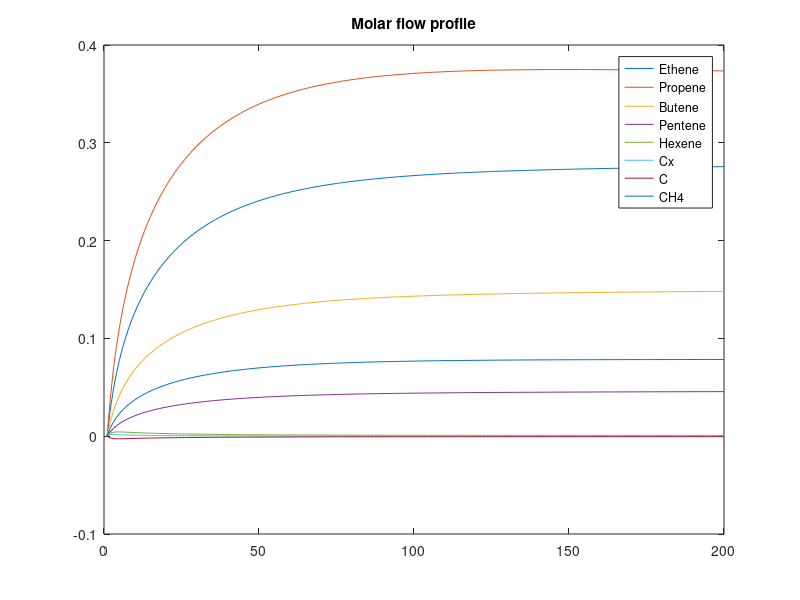

The MATLAB script that drew this image:
function newzsmprofile
clear all;
clf;
clc;
%% legend
%c(1)= cemeoh, c(2)=cedme, c(3)=ceh2o, c(4)=cec2h4, c(5)=cec3h6,
%c(6)=cec4h8, c(7)=cec5h10, c(8)=cec6h12, c(9)=cecx, c(10)= cec, c(11)=
%cech4
%c(12:22) are bubble phase molar concentrations (kmol/m3)

%r1=-k2*c(1)*z-k15*c(1)*z-req1+2*req2; 
%r2=-k3*c(2)*z+0.5*req1-req2;
%r3=k2*c(1)*z+k3*c(2)*z+k15*c(1)*z+0.5*req1-req2;
%r4=5*k4*c(9)*z-k5*c(4)*z;
%r5=(10/3)*k6*c(9)*z-k7*c(5)*z;
%r6=2.5*k8*c(9)*z-k9*c(6)*z;
%r7=2*k10*c(9)*z-k11*c(7)*z;
%r8=1.666*k12*c(9)*z-k13*c(8)*z;
%r9=0.1*k2*c(1)*z+0.2*k3*c(2)*z-k4*c(9)*z+0.2*k5*c(4)*z-k6*c(9)*z+0.3*k7*c(5)*z-k8*c(9)*z+0.4*k9*c(6)*z-k10*c(9)*z...
    %+0.5*k11*c(7)*z-k12*c(9)*z+0.6*k13*c(8)*z;
%r10=0.5*k15*c(1)*z;
%r11=0.5*k15*c(1)*z;


%% mass balance to be solved
function F=massbalance(c)
z=1/(1+Kw*c(3));
%eqm rxn
%Keqb=21400/Keq;
req1=(21400*((c(1))^2))/((1+15000*c(1)+47000*c(3))^2);%21400*c(1)^2;
req2=((21400/4.369)*c(2)*c(3))/((1+15000*c(1)+47000*c(3))^2);%Keqb*c(2)*c(3);
%rxn rates 
      r=[-k2*c(1)*z-k15*c(1)*z-req1+2*req2,...
         -k3*c(2)*z+0.5*req1-req2,...
         k2*c(1)*z+k3*c(2)*z+k15*c(1)*z+0.5*req1-req2,...
        5*k4*c(9)*z-k5*c(4)*z,...
         (10/3)*k6*c(9)*z-k7*c(5)*z,...
         2.5*k8*c(9)*z-k9*c(6)*z,...
     	2*k10*c(9)*z-k11*c(7)*z,...
        1.666*k12*c(9)*z-k13*c(8)*z,...
         0.1*k2*c(1)*z+0.2*k3*c(2)*z-k4*c(9)*z+0.2*k5*c(4)*z-k6*c(9)*z+0.3*k7*c(5)*z-k8*c(9)*z+0.4*k9*c(6)*z-k10*c(9)*z...
        +0.5*k11*c(7)*z-k12*c(9)*z+0.6*k13*c(8)*z,...
        0.5*k15*c(1)*z,...
        0.5*k15*c(1)*z];
%mass eqns
for i=1:11
    %odd=emulsion, even=bubble
    F(2*i-1)=-Vnew(1)*c(i)+V(a-1,1)*C(a-1,i)+Vnew(3)*K(a)*(c(i+11)-c(i))-Wn*sum(r)*(c(i)/(sum(c(1:11))-c(9)))+Wn*r(i); %emulsion
    F(2*i)=-Vnew(2)*c(i+11)+V(a-1,2)*C(a-1,i+11)-Vnew(3)*K(a)*(c(i+11)-c(i))+Wn*sum(r)*(c(i)/(sum(c(1:11))-c(9))); %bubble
  
end
%mass eqns for cx
F(17)=-Vnew(1)*c(9)+Vnew(1)*C(a-1,9)+Wn*r(9);
F(18)=c(20);

end
%% solving for evolflow and bvolflow 
function G = volumechange (Q)    
    G(1)= sum(mw.*conc(1:11))*Q(1)+sum(mw.*conc(12:22))*Q(2)-(sum(mw.*C(a-1,1:11))*V(a-1,1)+sum(mw.*C(a-1,12:22))*V(a-1,2));% mass balance between stages
end
%% constants 
P= 3000000; %pressure constant of reactor, Pa, set at 30 atm to decrease volume flow
T=550+273.15; %temperature constant of reactor, K
n=200; %no of cstr stages
%H=1; %m, total height of reactor, increase height, increase catalyst,
%more methanol reacted (but does not mean more C2C3, can be less)
beddensity=744;%744 from lit;%kg/m3 %using 200 instead for now to reduce catalyst used
rollp=1270;%kg/m^3, particledensity
rollg=15.44; %kg/m^3, gasdensity from hysys
miu =2.003e-005;%si units, viscosity from hysys
dp=180*10^(-6);%m, particle diameter, x3 from literature because too small
Ff=0.004; %fine fraction
g=9.81;%m^2/s
D=0.4*10^(-4);%m^2/s, molar diffusion coefficient
emf=0.405;%voidage at min fluid

R=1.986*10^(-3);%kcal/mol.K

q0=25350/3600; %m3/s %stage 0 volumetric flow rate from packed bed hysys =24380 m3/h
molarflow0=P*q0/(8314*T); %kmol/s , assuming ideal gas, initial molar flow into reactor
molarflowmeth=0.9979*molarflow0; %kmol/s, mol fraction from problem statement
molarflowh20=0.0071*molarflow0; % kmol/s
%% values calculation
%hydrodynamic parameters that stay relatively constant throughout reactor
umf =(miu/(dp*rollg))*((33.7^2+0.0408*(dp^3*rollg*((rollp-rollg)*g)/miu^2))^(1/2)-33.7); % m/s
umb=umf*((2300*rollg^0.126*miu^0.523*exp(0.716*Ff))/(dp^0.8*g^0.934*(rollp-rollg)^0.934));%m/s
%test to compare initial umf and umb to that of final stage
lol=umf;
lol2=umb;
%endtest
%calculation of ut 
gravitationterm=g*(rollp-rollg);
ut=((((1.78*10^-2)*gravitationterm^2)/(rollg*miu))^0.3333)*...
    dp; %ms-1, (u0<ut for bubbling fluidization to work)

u0=8.5*umf; %ms-1, superficial velocity of inlet stage
area=q0/u0;%area of tube, m2
d=2*((area/pi)^0.5);%m internal diameter
%reactorvolume=(pi/4)*d^2*H;%m3, 
%catalystweight=beddensity*reactorvolume; %kg
massflow0=(molarflowmeth*32.0429+molarflowh20*18.0159)*3600 %kg/h
WHSV=134;
catalystweight=massflow0/WHSV %kg
bedvolume=catalystweight/beddensity; %m3
H=bedvolume*(4/pi)/d^2 %m, bed height
Wn=catalystweight/n%kg 

%calculation of WHSV (massflow/catalystweight)
%massflow0=(molarflowmeth*32.0429+molarflowh20*18.0159)*3600; %kg/h
%WHSV=massflow0/catalystweight; %h-1

%calculation of stage 0 parameters
h0=0; %height of bed is 0 at inlet

db0=0.00376*(u0*100-umb*100)^2; %cm
dbm=0.652*(area*10000*(u0*100-umb*100))^0.4; %cm
db=(dbm/100)-((dbm/100)-(db0/100))*exp((-0.3*h0)/d); %m
ub=u0-umb+0.711*(g*db)^(0.5); %m
emulfrac=(u0-umb)/(ub-umb); %dimensionless, sigma is emulsion frac?
ubbar=ub;dbbar=db;
kbe=(umb/3)+((4*D*emf*ubbar)/(pi*dbbar))^(1/2);
Kbe=6*kbe/(db); %s-1

qb0=(1-emulfrac)*q0;%m3/s, bubble volume flow rate in stage 0
qe0=emulfrac*q0;%m3/s
Vb=(1-emulfrac)*bedvolume;%m3, volume of bubble phase in reactor
Ve=emulfrac*bedvolume;%m3
Vbn=Vb/n; %m3, volume of bubble phase per stage
Ven=Ve/n;
cemeohfeed=molarflowmeth/(qe0); %kmol/m3
ceh20feed=molarflowh20/(qe0); %kmol/m3
%% rxn constants
%constants
k2=1.7*exp(-6.28/(R*T));% kmol/kg s
k3=9*exp(-15.2/(R*T));
k4=2.7*10^(5)*exp(-20.2/(R*T));
k5=14.6*exp(-21/(R*T));
k6=2.76*10^(3)*exp(-11.46/(R*T));
k7=65*exp(-19.41/(R*T));
k8=87.1*exp(-6.94/(R*T));
k9=0.23*exp(-14.12/(R*T));
k10=0.73*exp(-0.69/(R*T));
k11=1.33*10^(-4)*exp(-3.92/(R*T));
k12=2.52*exp(-1.59/(R*T));
k13=13.5*exp(-5.23/(R*T));
k15=0.5*exp(-8.80/(R*T));
Kw=9520.7*exp(-12.1/(R*T));
%Keq=exp(-13.36+2835/T+1.675*log(T)-2.39*10^(-4)*T-2.1*10^(-7)*T^2);


%% molecular weight and viscosity of compounds
mw = [32.0429 , 46.0699, 18.0159, 28.0540, 42.0810, 56.1080, 70.1350 , 84.1620, 140.2700, 12.01, 16.04];
%mw(1)=meohmw, mw(2)=dmemw, mw(3)=h20mw, mw(4)=c2h4mw, mw(5)=c3h6mw, mw(6)=c4h8mw, mw(7)=c5h10mw,
%mw(8)=c6h12mw, mw(9)=cxmw, mw(10)=cmw, mw(11)=ch4mw %kg/kmol
vis= [0.00001949, 0.00002377, 0.00002841, 0.00002361, 0.00002221, 0.00002053, 0.00001891, 0.00001772, 0.00001386, 0, 0.00002326];
%vis in Pa.s at 500oC from hysys

%% creation of matrix required
%row 1= stage 0, row ntotal = stage ntotal -1
C = zeros(n,22); %Concentrations 
V = zeros(n, 4); %Volumetric flow rates(V1,V2) and Volume (V3,V4), emulsion bubble respectively 
efs = zeros(n, 1); %emulsionfraction, sigma is not bubble fraction apparently
K = zeros(n,1); %mass transf coefficient
h=zeros(n,1); %height of bed at each stage
dbs=zeros(n,1);%bubblediameter 
ubs=zeros(n,1);%bubblevelocity 
u0s=zeros(n,1);%superficial velocity 
uts=zeros(n,1); %terminal velocity
derp=zeros(n,1); %no. of iteration of while loop for each stage
%% setting stage 0 values to matrix
C(1,1)=cemeohfeed; %emulsion feed methanol conc
C(1,3)=ceh20feed; %emulsion feed h20 conc
V(1,1)=qe0;V(1,2)=qb0;V(1,3)=Ven;V(1,4)=Vbn;
efs(1)=emulfrac;
K(1)=Kbe;
h(1)=h0;
dbs(1)=db;
ubs(1)=ub;
u0s(1)=u0;
uts(1)=ut;
%% iterations
for a = 2:n; %no. of stages
       h(a)=h(a-1)+H/(n-1);
       Vnew= V(a-1,:);
       u0=0.5;      
       u0new=u0s(a-1);
       herp=0;
       
       while abs(u0new-u0) > 0.001 %cant solve <500 iter if tolerance <0.001 at 300 cstr stgs
           %if fsolve stalls, result will be inaccurate, loosen tolerance
           %more no. of cstr stages, can tighten tolerance more
      
       herp=herp+1;
       
       u0=u0new;     
       %Concentration calculations
       c0 = C(a-1,:);
       conc = fsolve(@massbalance,c0);
       
       %Volume calculations
       Q0=Vnew;
       vol=fsolve(@volumechange,Q0);
       
       Vnew = vol;
       qnew = Vnew(1)+Vnew(2); %new qe qb
       u0new = qnew/area;
       
       %test
       %calc of new gas density rollgnew and visnew
       emassfracnew=(conc(1:11).*mw*vol(1))./sum(conc(1:11).*mw*vol(1));
       bmassfracnew=(conc(12:22).*mw*vol(2))./sum(conc(12:22).*mw*vol(2));
       rollgnew=sum(mw.*conc(1:11).*emassfracnew)*(1-efs(a))+sum(mw.*conc(12:22).*bmassfracnew)*efs(a);
       miunew=sum(vis.*emassfracnew)*(1-efs(a))+sum(vis.*bmassfracnew)*efs(a);
       %calc of ut
       gravitationterm=g*(rollp-rollgnew);
       uts(a)=((((1.78*10^-2)*gravitationterm^2)/(rollgnew*miunew))^0.3333)*...
       dp;
       %calc of umfnew and umbnew
       umf =(miunew/(dp*rollgnew))*((33.7^2+0.0408*(dp^3*rollgnew*((rollp-rollgnew)*g)/miunew^2))^(1/2)-33.7); % m/s
       umb=umf*((2300*rollgnew^0.126*miunew^0.523*exp(0.716*Ff))/(dp^0.8*g^0.934*(rollp-rollgnew)^0.934));%m/s
       %endtest
       
       db0=0.00376*(u0new *100-umb*100)^2; %cm
       dbm=0.652*(area*10000*(u0new *100-umb*100))^0.4; %cm
       dbs(a)=(dbm/100)-((dbm/100)-(db0/100))*exp((-0.3*h(a)/d)); %m
       ubs(a)=u0new -umb+0.711*(g*dbs(a))^(0.5);
       efs(a)=(u0new -umb)/(ubs(a)-umb); 
       kbe=(umb/3)+((4*D*emf*sum(ubs(1:a))/a)/(pi*sum(dbs(1:a))/a))^(1/2);

       K(a)=6*kbe/(dbs(a));
       
 
       
       %Modifying volume matrix using emulfraction
       Vnew(3)=efs(a)*(V(a-1,3)+V(a-1,4)); %new Ve
       Vnew(4)=(1-efs(a))*(V(a-1,3)+V(a-1,4)); %new Vb
       
       if herp==500
           break
       end
       
       end
       derp(a)=herp;
       u0s(a)=u0new;
       C(a,:)= conc; %Assigning a-1 stage solution to conc matrix
       V(a,:)= Vnew; %Assigning a-1 stage solution to vol matrix
       if herp==500
           break
       end
       
end
%% finding molar, mass flow and component fractions
   if herp==500
        derp
        fprintf('Cant solve within 500 iterations')
        u0
        u0new
        return
   end 
   
   for ii=1:n
    emolarflow(ii,1:11)=C(ii,1:11).*V(ii,1);
    bmolarflow(ii,1:11)=C(ii,12:22).*V(ii,2);
   end

totalmolarflow = emolarflow + bmolarflow;

   for jj=1:11
    totalmassflow (:,jj)= mw(jj).*totalmolarflow(:,jj);
   end
   
exitingmolarflow=sum(totalmolarflow(n,:))
exitingmassflow=sum(totalmassflow(n,:))

compmolefrac = totalmolarflow(n,:)/sum(totalmolarflow(n,:))
compmassfrac=totalmassflow(n,:)/sum(totalmassflow(n,:))

compmolarflow=totalmolarflow(n,:)
compmassflow=totalmassflow(n,:)
%% graph plot

figure;
plot(totalmolarflow(1:n,4:11))
title('Molar flow profile')
legend('Ethene','Propene','Butene','Pentene','Hexene','Cx','C','CH4')


%% Additional calculations
meohconversion=(totalmolarflow(1,1)-totalmolarflow(n,1))*100/totalmolarflow(1,1) % percent

c2c3massflow=sum(totalmassflow(n,4:5)); %kg/s
plantcapacity=c2c3massflow*31.536 %kt/a, assuming 365 days

%% misc parameters for calling
molarflow0
massflowmeth0=molarflowmeth*mw(1)
d
catalystweight
db;
dbs;
efs;
ut;
derp;
rollgnew
miunew
umf
umb
lol
lol2
u0s;
uts;
WHSV
end
